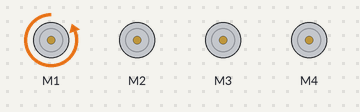
The sketch below on a simulated Arduino Uno, built with avr-gcc and run on an emulated ATmega328P. On the bench: 4 × DC motor (green arrow = forward, orange = backward, longer = faster).

Above: at 0.1 s.
At 1.1 s:
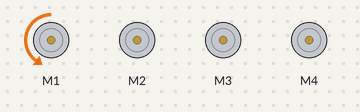
At 2.1 s:
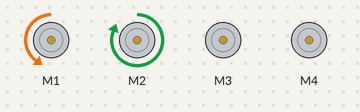
At 3.1 s:
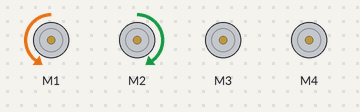
At 5.1 s:
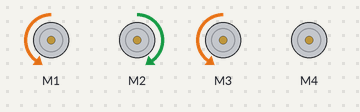
At 7.1 s:
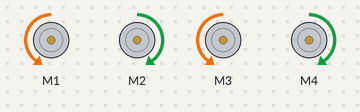
Timing chart, 0 to 8.6 s (numbered marks = the images above):
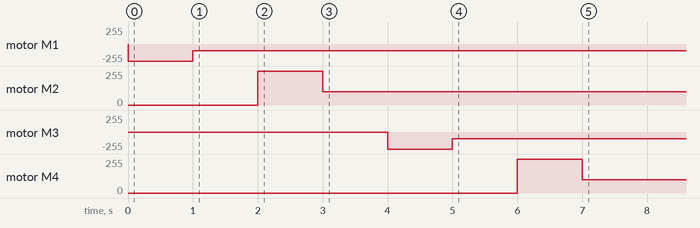

The sketch:

BabyRoverCode.ino
```cpp
#include <AFMotor.h>

// Right Side
AF_DCMotor M1(1);
AF_DCMotor M4(4);

// Left Side
AF_DCMotor M2(2);
AF_DCMotor M3(3);

void setup()
{
  M1.setSpeed(255);
  M2.setSpeed(255);
  M3.setSpeed(255);
  M4.setSpeed(255);

  M1.run(BACKWARD);
  delay(1000);
  M1.setSpeed(100);
  delay(1000);

  M2.run(FORWARD);
  delay(1000);
  M2.setSpeed(100);
  delay(1000);


  M3.run(BACKWARD);
  delay(1000);
  M3.setSpeed(100);
  delay(1000);

  M4.run(FORWARD);
  delay(1000);
  M4.setSpeed(100);
  delay(1000);
}

void loop()
{

}
```
